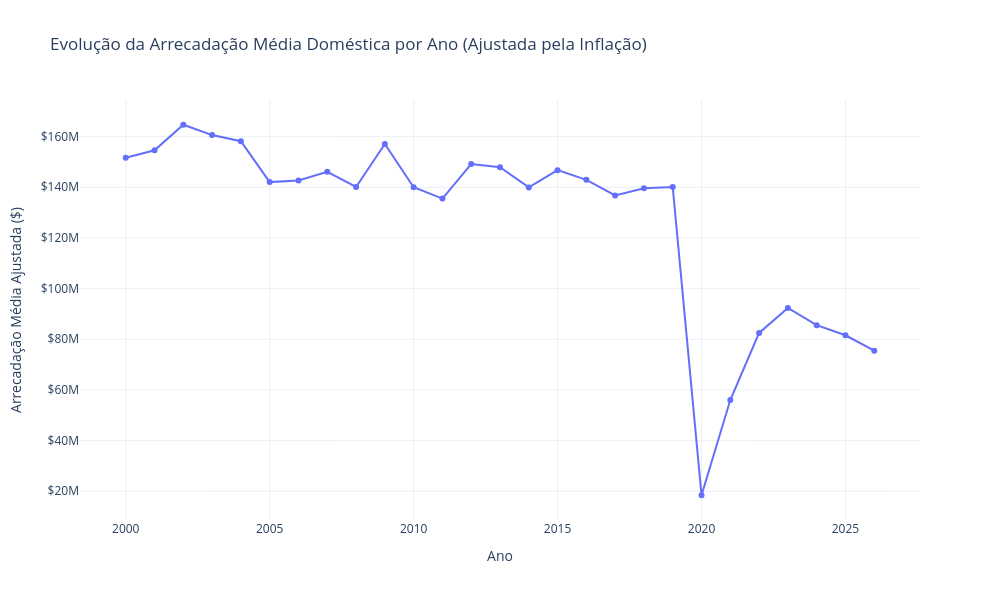

Notebook cell for this chart:
### Code cell
# 2. Agrupa por ano e calcula a média da bilheteria doméstica ajustada
# (Certifique-se de que a coluna 'year' existe no seu DataFrame)
df_anual = df.groupby('year')['domestic_bo'].mean().reset_index()

# Opcional: Se quiser remover eventuais anos nulos ou 0 que possam corromper a linha
df_anual = df_anual.dropna()

# 3. Cria o gráfico de linhas com Plotly Express
fig = px.line(
    df_anual,
    x='year',                  # Eixo X: Anos
    y='domestic_bo',           # Eixo Y: Arrecadação média
    markers=True,              # Adiciona pontos visíveis em cada ano (facilita o hover)
    title='Evolução da Arrecadação Média Doméstica por Ano (Ajustada pela Inflação)',
    labels={
        'year': 'Ano de Lançamento',
        'domestic_bo': 'Média de Bilheteria Doméstica ($)'
    }
)

# 4. Ajustes visuais para formatar o layout e os eixos
fig.update_layout(
    xaxis_title='Ano',
    yaxis_title='Arrecadação Média Ajustada ($)',
    width=1000,
    height=600,
    template='plotly_white',
    hovermode='x unified'      # Une o tooltip de hover para facilitar a leitura por ano
)

# Formata o eixo Y para exibir os valores de forma amigável (opcional)
fig.update_yaxes(tickprefix='$', separatethousands=True)

# Exibe o gráfico interativo
fig.show()

### Figure 1 — Plotly figure (JSON) as saved in the notebook; plotly's stock layout.template omitted (floating-point values rounded to 4 significant figures)
{"data": [{"hovertemplate": "Ano de Lançamento=%{x}<br>Média de Bilheteria Doméstica ($)=%{y}<extra></extra>", "legendgroup": "", "line": {"color": "#636efa", "dash": "solid"}, "marker": {"symbol": "circle"}, "mode": "lines+markers", "name": "", "orientation": "v", "showlegend": false, "type": "scatter", "x": [2000, 2001, 2002, 2003, 2004, 2005, 2006, 2007, 2008, 2009, 2010, 2011, 2012, 2013, 2014, 2015, 2016, 2017, 2018, 2019, 2020, 2021, 2022, 2023, 2024, 2025, 2026], "xaxis": "x", "y": [151600000.0, 154600000.0, 164700000.0, 160600000.0, 158200000.0, 142000000.0, 142700000.0, 146100000.0, 140100000.0, 157100000.0, 140000000.0, 135500000.0, 149200000.0, 147900000.0, 140000000.0, 146800000.0, 142900000.0, 136800000.0, 139600000.0, 140100000.0, 18420000.0, 56020000.0, 82490000.0, 92380000.0, 85580000.0, 81580000.0, 75500000.0], "yaxis": "y"}], "layout": {"height": 600, "hovermode": "x unified", "legend": {"tracegroupgap": 0}, "title": {"text": "Evolução da Arrecadação Média Doméstica por Ano (Ajustada pela Inflação)"}, "width": 1000, "xaxis": {"anchor": "y", "domain": [0, 1], "title": {"text": "Ano"}}, "yaxis": {"anchor": "x", "domain": [0, 1], "separatethousands": true, "tickprefix": "$", "title": {"text": "Arrecadação Média Ajustada ($)"}}}}
